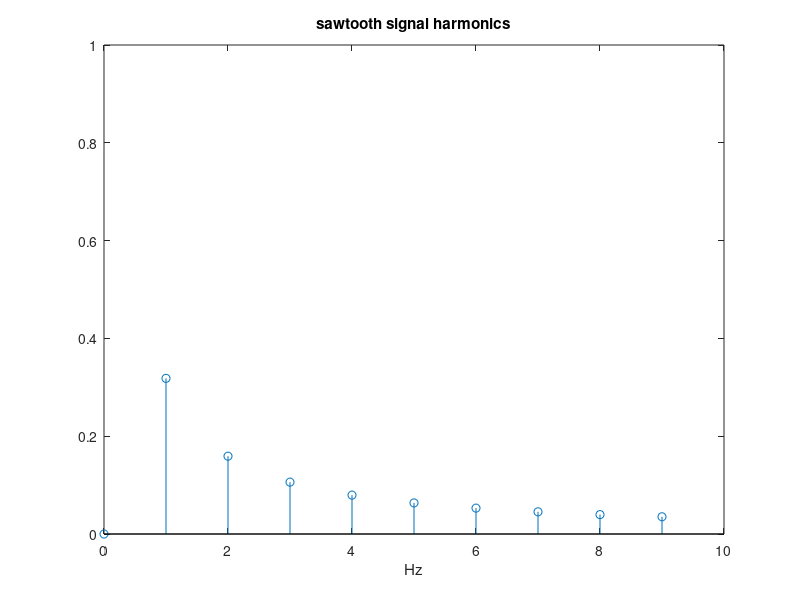

The MATLAB source for this figure:
% Fourier Transform of sawtooth signal
fy = 1;                 % signal frequency in Hz
wy = 2*pi*fy;           % signal frequency in rad/s
Ty = 1/fy;              % signal period in seconds
N = 256;
fs = N*fy;              % sampling frequency in Hz
tiv = 1/fs;             % time interval between samples;
t = 0:tiv:(Ty-tiv);     % time intervals set
y = sawtooth(wy*t);     % signal data set

fou = fft(y, fs);       % Fourier Transform (set of complex numbers)
hmag = imag(fou);
bh = hmag/N;            % get set of harmonic amplitudes
stem(0:9, bh(1:10));    % plot of first 10 harmonics
axis([0 10 0 1]);
xlabel('Hz');
title('sawtooth signal harmonics');
